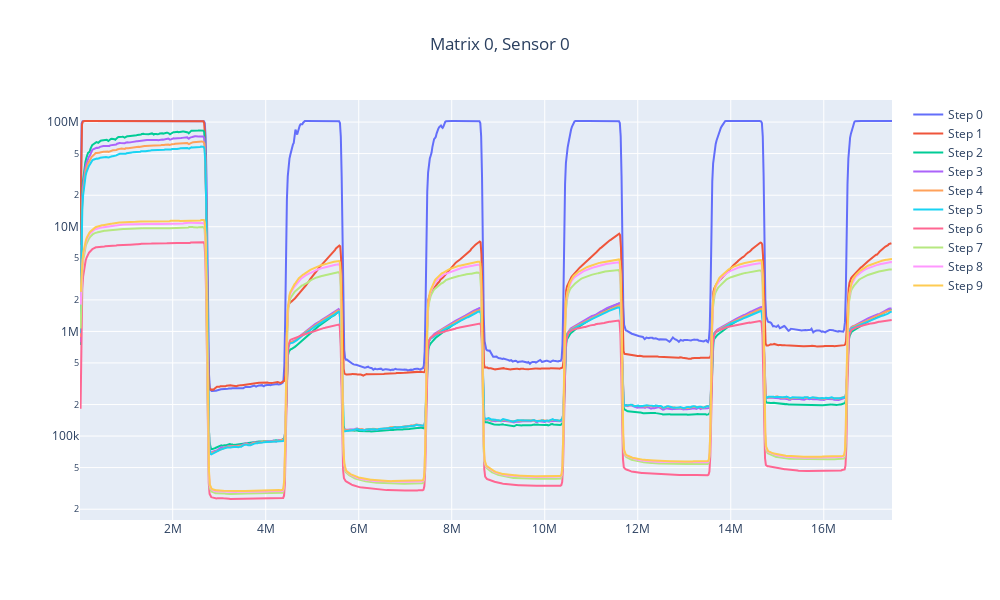

The notebook cell saved with this chart:
### Code cell
plot_filtered_data(sensor_data, 0, 0)

### Figure 1 — Plotly figure (JSON) as saved in the notebook; plotly's stock layout.template omitted (floating-point values rounded to 4 significant figures; data arrays with more than 128 entries replaced by an {"elided": "..."} marker saying what was removed)
{"data": [{"mode": "lines", "name": "Step 0", "type": "scatter", "x": {"elided": "950 int values"}, "y": {"elided": "950 float values"}}, {"mode": "lines", "name": "Step 1", "type": "scatter", "x": {"elided": "949 int values"}, "y": {"elided": "949 float values"}}, {"mode": "lines", "name": "Step 2", "type": "scatter", "x": {"elided": "949 int values"}, "y": {"elided": "949 float values"}}, {"mode": "lines", "name": "Step 3", "type": "scatter", "x": {"elided": "948 int values"}, "y": {"elided": "948 float values"}}, {"mode": "lines", "name": "Step 4", "type": "scatter", "x": {"elided": "949 int values"}, "y": {"elided": "949 float values"}}, {"mode": "lines", "name": "Step 5", "type": "scatter", "x": {"elided": "949 int values"}, "y": {"elided": "949 float values"}}, {"mode": "lines", "name": "Step 6", "type": "scatter", "x": {"elided": "949 int values"}, "y": {"elided": "949 float values"}}, {"mode": "lines", "name": "Step 7", "type": "scatter", "x": {"elided": "949 int values"}, "y": {"elided": "949 float values"}}, {"mode": "lines", "name": "Step 8", "type": "scatter", "x": {"elided": "949 int values"}, "y": {"elided": "949 float values"}}, {"mode": "lines", "name": "Step 9", "type": "scatter", "x": {"elided": "949 int values"}, "y": {"elided": "949 float values"}}], "layout": {"height": 600, "title": {"text": "Matrix 0, Sensor 0", "x": 0.5}, "width": 1000, "yaxis": {"type": "log"}}}
